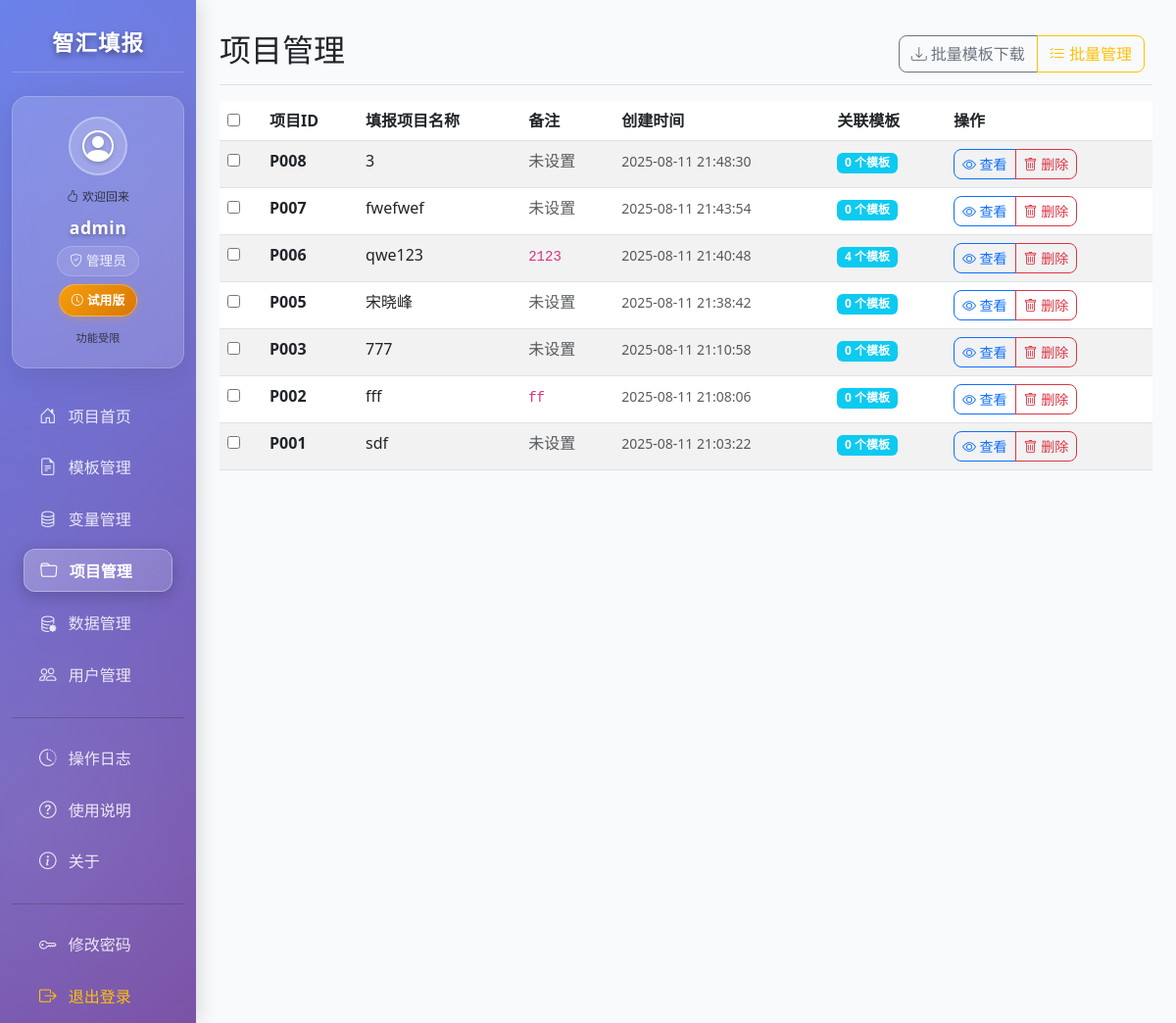
Screenshot of /projects (signed in) with the database file from the repository.
### tables this page shows
CREATE TABLE projects (
            id INTEGER PRIMARY KEY AUTOINCREMENT,
            name TEXT NOT NULL,
            contract_number TEXT,
            created_at TIMESTAMP DEFAULT CURRENT_TIMESTAMP,
            updated_at TIMESTAMP DEFAULT CURRENT_TIMESTAMP
        , created_by INTEGER);

### app.py (the view, shortened to what this page needs)
@app.route('/projects')
@login_required
@permission_required('view_projects')
def projects():
    conn = get_db_connection()
    cursor = conn.cursor()
    current_user_id = session.get('user_id')
    current_user_role = session.get('role')
    if current_user_role == 'admin':
        cursor.execute('''
            SELECT p.id, p.name, p.contract_number, p.created_at,
                   COUNT(DISTINCT tv.template_id) as template_count,
                   u.username as creator_name
            FROM projects p
            LEFT JOIN project_data pd ON p.id = pd.project_id
            LEFT JOIN template_variables tv ON pd.variable_name = tv.variable_name
            LEFT JOIN users u ON p.created_by = u.id
            GROUP BY p.id, p.name, p.contract_number, p.created_at, u.username
            ORDER BY p.created_at DESC
        ''')
    projects = cursor.fetchall()
    conn.close()
    return render_template('projects.html', projects=projects)

### app.py (called while the page is built, shortened)
def get_db_connection():
    db_path = os.path.join(app_path, 'system.db')
    return sqlite3.connect(db_path)

@app.context_processor
def inject_activation_status():
    if 'user_id' in session:
        activation_status = check_user_activation()
    else:
        activation_status = {'activated': False}
    return {'activation_status': activation_status}

def check_user_activation(user_id=None):
    if user_id is None:
        user_id = session.get('user_id')
    if not user_id:
        return {'activated': False}
    conn = get_db_connection()
    cursor = conn.cursor()
    try:
        cursor.execute('''
            SELECT activation_code, activation_expire_date, activation_user_info, is_user_activated
            FROM users
            WHERE id = ?
        ''', (user_id,))
        result = cursor.fetchone()
        if result:
            activation_code, expire_date, user_info, is_activated = result
        return {'activated': False}
    except Exception as e:
        return {'activated': False, 'error': str(e)}
    finally:
        conn.close()

### auth.py (called while the page is built)
def login_required(f):
    @wraps(f)
    def decorated_function(*args, **kwargs):
        if 'user_id' not in session:
            if request.is_json:
                return jsonify({'error': '请先登录'}), 401
            flash('请先登录', 'warning')
            return redirect(url_for('login'))
        return f(*args, **kwargs)
    return decorated_function

def permission_required(permission):
    def decorator(f):
        @wraps(f)
        def decorated_function(*args, **kwargs):
            if 'user_id' not in session:
                if request.is_json:
                    return jsonify({'error': '请先登录'}), 401
                flash('请先登录', 'warning')
                return redirect(url_for('login'))
            user_manager = UserManager()
            permissions = user_manager.get_user_permissions(session['user_id'])
            if permission not in permissions:
                if request.is_json:
                    return jsonify({'error': '权限不足'}), 403
                flash('权限不足', 'error')
                return redirect(url_for('index'))
            return f(*args, **kwargs)
        return decorated_function
    return decorator

### templates/projects.html (shortened to what this page needs)
{% extends "base.html" %}
{% block content %}
<div class="d-flex justify-content-between flex-wrap flex-md-nowrap align-items-center pt-3 pb-2 mb-3 border-bottom">
    <h1 class="h2">项目管理</h1>
    <div class="btn-toolbar mb-2 mb-md-0">
        <div class="btn-group me-2">
            <button type="button" class="btn btn-outline-secondary" onclick="exportProjects()">
                <i class="bi bi-download"></i> 批量模板下载
            </button>
            <button type="button" class="btn btn-outline-warning" onclick="batchManage()">
                <i class="bi bi-list-check"></i> 批量管理
            </button>
        </div>
    </div>
</div>
<div class="table-responsive">
    <table class="table table-striped table-hover">
        <thead>
            <tr>
                <th>
                    <input type="checkbox" id="selectAll" onchange="toggleSelectAll()">
                </th>
                <th>项目ID</th>
                <th>填报项目名称</th>
                <th>备注</th>
                <th>创建时间</th>
                <th>关联模板</th>
                <th>操作</th>
            </tr>
        </thead>
        <tbody>
            {% if projects %}
                {% for project in projects %}
                <tr>
                    <td>
                        <input type="checkbox" name="project_ids" value="{{ project[0] }}" onchange="updateSelectAll()">
                    </td>
                    <td><strong>P{{ "%03d"|format(project[0]) }}</strong></td>
                    <td>{{ project[1] }}</td>
                    <td>
                        {% if project[2] %}
                            <code>{{ project[2] }}</code>
                        {% else %}
                            <span class="text-muted">未设置</span>
                        {% endif %}
                    </td>
                    <td>
                        <small class="text-muted">{{ project[3] }}</small>
                    </td>
                    <td>
                        <span class="badge bg-info">{{ project[4] }} 个模板</span>
                    </td>
                    <td>
                        <div class="btn-group btn-group-sm" role="group">
                            <button class="btn btn-outline-primary" onclick="viewProject({{ project[0] }})">
                                <i class="bi bi-eye"></i> 查看
                            </button>
                            <button class="btn btn-outline-danger" onclick="deleteProject({{ project[0] }})">
                                <i class="bi bi-trash"></i> 删除
                            </button>
                        </div>
                    </td>
                </tr>
                {% endfor %}
            {% endif %}
        </tbody>
    </table>
</div>
{% endblock %}

### templates/base.html (style rules this page uses)
:root { --primary-color: #2563eb; --secondary-color: #64748b; --success-color: #059669; --warning-color: #d97706; --danger-color: #dc2626; --sidebar-bg: linear-gradient(135deg, #667eea 0%, #764ba2 100%); --card-shadow: 0 4px 6px -1px rgba(0, 0, 0, 0.1), 0 2px 4px -1px rgba(0, 0, 0, 0.06); }
body { font-family: 'Segoe UI', Tahoma, Geneva, Verdana, sans-serif; background-color: #f8fafc; }
.btn { border-radius: 8px; font-weight: 500; transition: all 0.3s ease; }

### rows the page displays
projects: id "008", name "3", contract_number "未设置", created_at "2025-08-11 21:48:30", project "0"
projects: id "007", name "fwefwef", contract_number "未设置", created_at "2025-08-11 21:43:54", project "0"
projects: id "006", name "qwe123", contract_number "2123", created_at "2025-08-11 21:40:48", created_by "4"
projects: id "005", name "宋晓峰", contract_number "未设置", created_at "2025-08-11 21:38:42", project "0"
projects: id "003", name "777", contract_number "未设置", created_at "2025-08-11 21:10:58", project "0"
projects: id "002", name "fff", contract_number "ff", created_at "2025-08-11 21:08:06", project "0"
projects: id "001", name "sdf", contract_number "未设置", created_at "2025-08-11 21:03:22", project "0"

### other values shown
{{ session.username }} "admin"
{{ session.role_name or '普通用户' }} "管理员"
